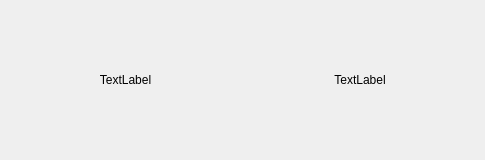
<?xml version="1.0" encoding="UTF-8"?>
<ui version="4.0">
 <class>Form</class>
 <widget class="QWidget" name="Form">
  <property name="geometry">
   <rect>
    <x>0</x>
    <y>0</y>
    <width>485</width>
    <height>160</height>
   </rect>
  </property>
  <property name="windowTitle">
   <string>Form</string>
  </property>
  <layout class="QHBoxLayout" name="horizontalLayout_2">
   <item>
    <layout class="QHBoxLayout" name="horizontalLayout">
     <item>
      <widget class="QLabel" name="results">
       <property name="cursor">
        <cursorShape>PointingHandCursor</cursorShape>
       </property>
       <property name="text">
        <string>TextLabel</string>
       </property>
       <property name="alignment">
        <set>Qt::AlignCenter</set>
       </property>
      </widget>
     </item>
     <item>
      <widget class="QLabel" name="newrec">
       <property name="cursor">
        <cursorShape>PointingHandCursor</cursorShape>
       </property>
       <property name="text">
        <string>TextLabel</string>
       </property>
       <property name="alignment">
        <set>Qt::AlignCenter</set>
       </property>
      </widget>
     </item>
    </layout>
   </item>
  </layout>
 </widget>
 <resources/>
 <connections/>
</ui>
